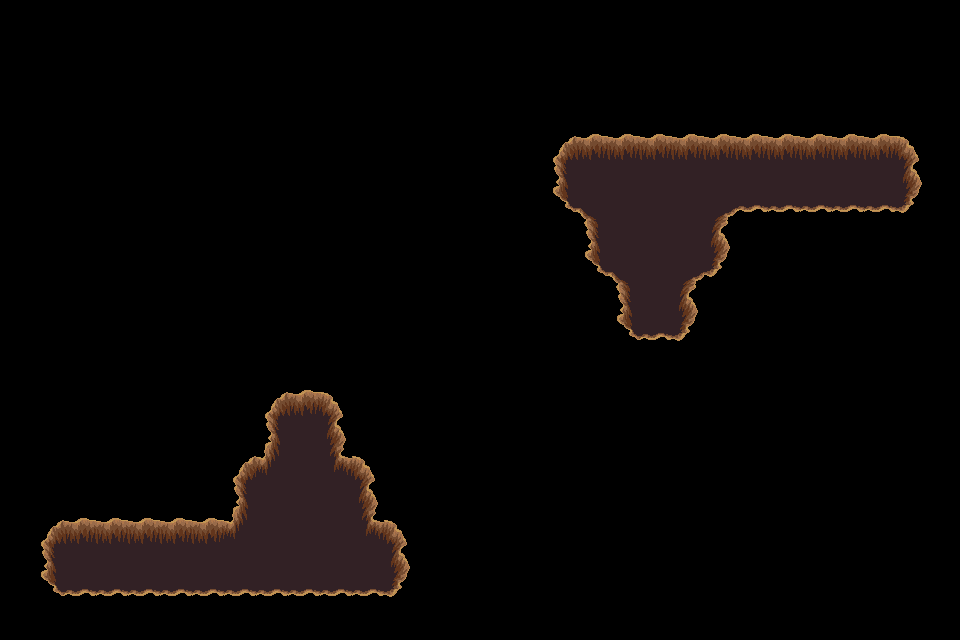

Below is a game level as drawn by its tile map, then a one-line description and the .tmx file that defines it, in full:
An orthogonal 30x20 tile map with 32x32 px tiles, 1 tile layer (trou), 2 tilesets.

<map version="1.4" tiledversion="1.4.3" orientation="orthogonal" renderorder="right-down" width="30" height="20" tilewidth="32" tileheight="32" infinite="0" nextlayerid="9" nextobjectid="1">
 <tileset firstgid="1" source="../../dungeon_green.tsx" />
 <tileset firstgid="530" source="../../dungeon.tsx" />
 <layer id="8" name="trou" width="30" height="20">
  <data encoding="csv">
0,0,0,0,0,0,0,0,0,0,0,0,0,0,0,0,0,0,0,0,0,0,0,0,0,0,0,0,0,0,
0,0,0,0,0,0,0,0,0,0,0,0,0,0,0,0,0,0,0,0,0,0,0,0,0,0,0,0,0,0,
0,0,0,0,0,0,0,0,0,0,0,0,0,0,0,0,0,0,0,0,0,0,0,0,0,0,0,0,0,0,
0,0,0,0,0,0,0,0,0,0,0,0,0,0,0,0,0,0,0,0,0,0,0,0,0,0,0,0,0,0,
0,0,0,0,0,0,0,0,0,0,0,0,0,0,0,0,0,432,433,433,433,433,433,433,433,433,433,433,434,0,
0,0,0,0,0,0,0,0,0,0,0,0,0,0,0,0,0,455,456,456,456,456,456,456,456,456,456,456,457,0,
0,0,0,0,0,0,0,0,0,0,0,0,0,0,0,0,0,478,388,456,456,456,387,479,479,479,479,479,480,0,
0,0,0,0,0,0,0,0,0,0,0,0,0,0,0,0,0,0,455,456,456,456,457,0,0,0,0,0,0,0,
0,0,0,0,0,0,0,0,0,0,0,0,0,0,0,0,0,0,478,388,456,387,480,0,0,0,0,0,0,0,
0,0,0,0,0,0,0,0,0,0,0,0,0,0,0,0,0,0,0,455,456,457,0,0,0,0,0,0,0,0,
0,0,0,0,0,0,0,0,0,0,0,0,0,0,0,0,0,0,0,478,479,480,0,0,0,0,0,0,0,0,
0,0,0,0,0,0,0,0,0,0,0,0,0,0,0,0,0,0,0,0,0,0,0,0,0,0,0,0,0,0,
0,0,0,0,0,0,0,0,432,433,434,0,0,0,0,0,0,0,0,0,0,0,0,0,0,0,0,0,0,0,
0,0,0,0,0,0,0,0,455,456,457,0,0,0,0,0,0,0,0,0,0,0,0,0,0,0,0,0,0,0,
0,0,0,0,0,0,0,432,411,456,410,434,0,0,0,0,0,0,0,0,0,0,0,0,0,0,0,0,0,0,
0,0,0,0,0,0,0,455,456,456,456,457,0,0,0,0,0,0,0,0,0,0,0,0,0,0,0,0,0,0,
0,432,433,433,433,433,433,411,456,456,456,410,434,0,0,0,0,0,0,0,0,0,0,0,0,0,0,0,0,0,
0,455,456,456,456,456,456,456,456,456,456,456,457,0,0,0,0,0,0,0,0,0,0,0,0,0,0,0,0,0,
0,478,479,479,479,479,479,479,479,479,479,479,480,0,0,0,0,0,0,0,0,0,0,0,0,0,0,0,0,0,
0,0,0,0,0,0,0,0,0,0,0,0,0,0,0,0,0,0,0,0,0,0,0,0,0,0,0,0,0,0
</data>
 </layer>
</map>
